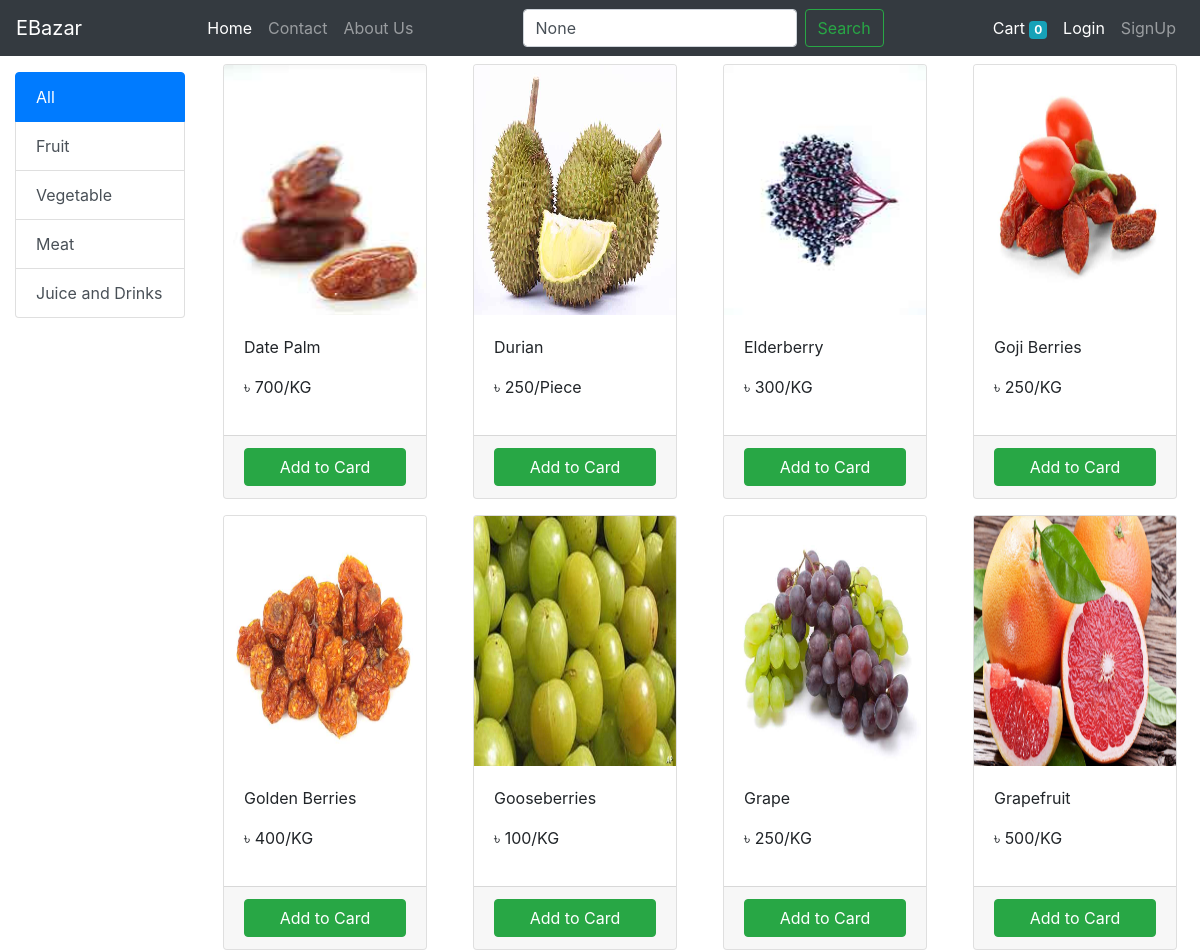
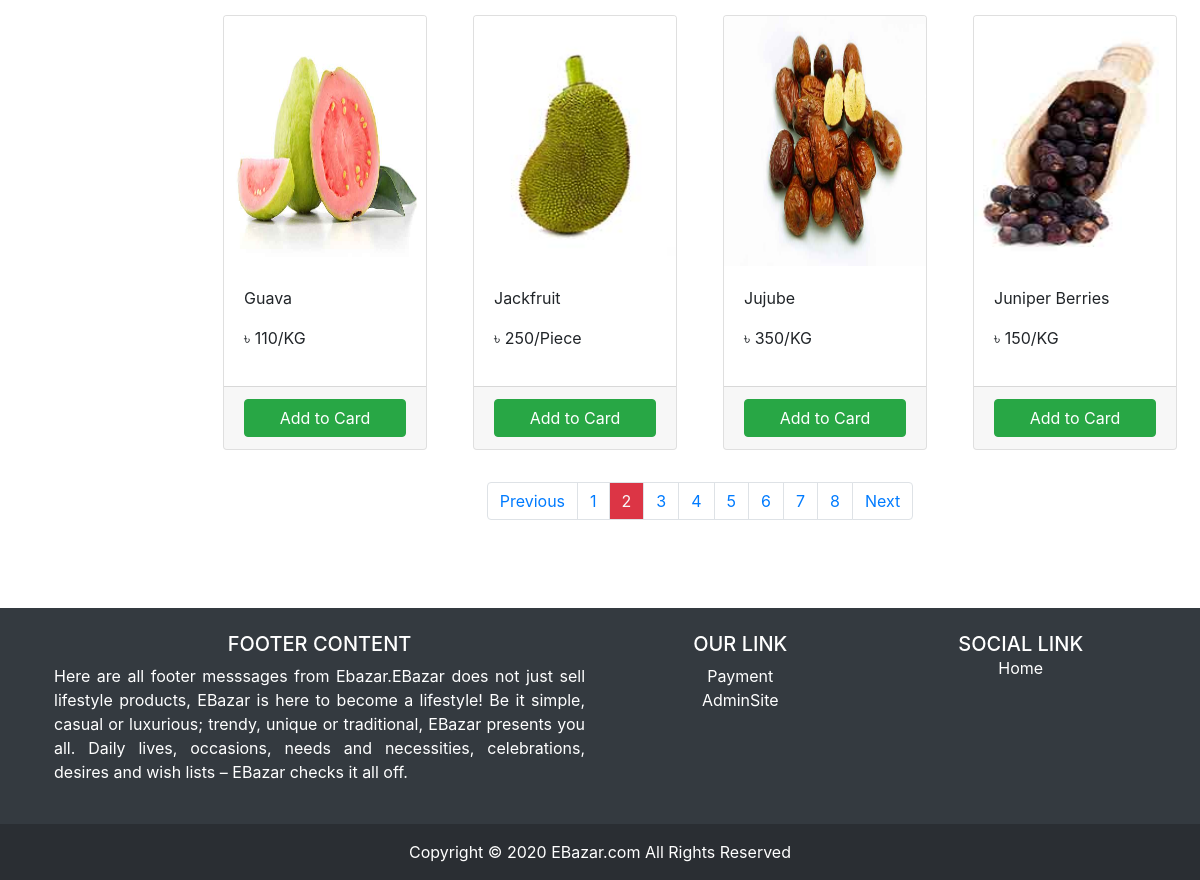
The page /ProductSearch/?productview=2 on the database as committed earlier (2 pictures, top to bottom).
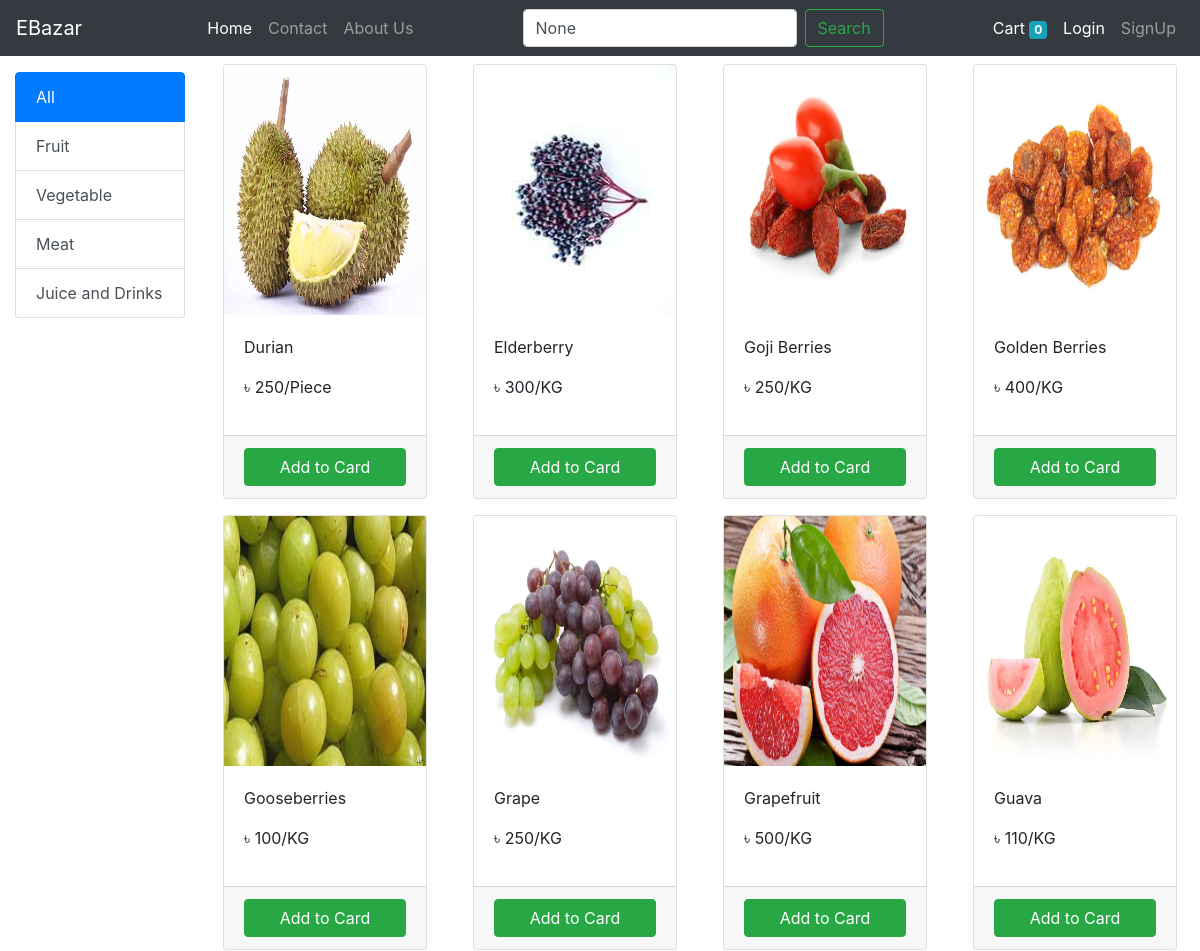
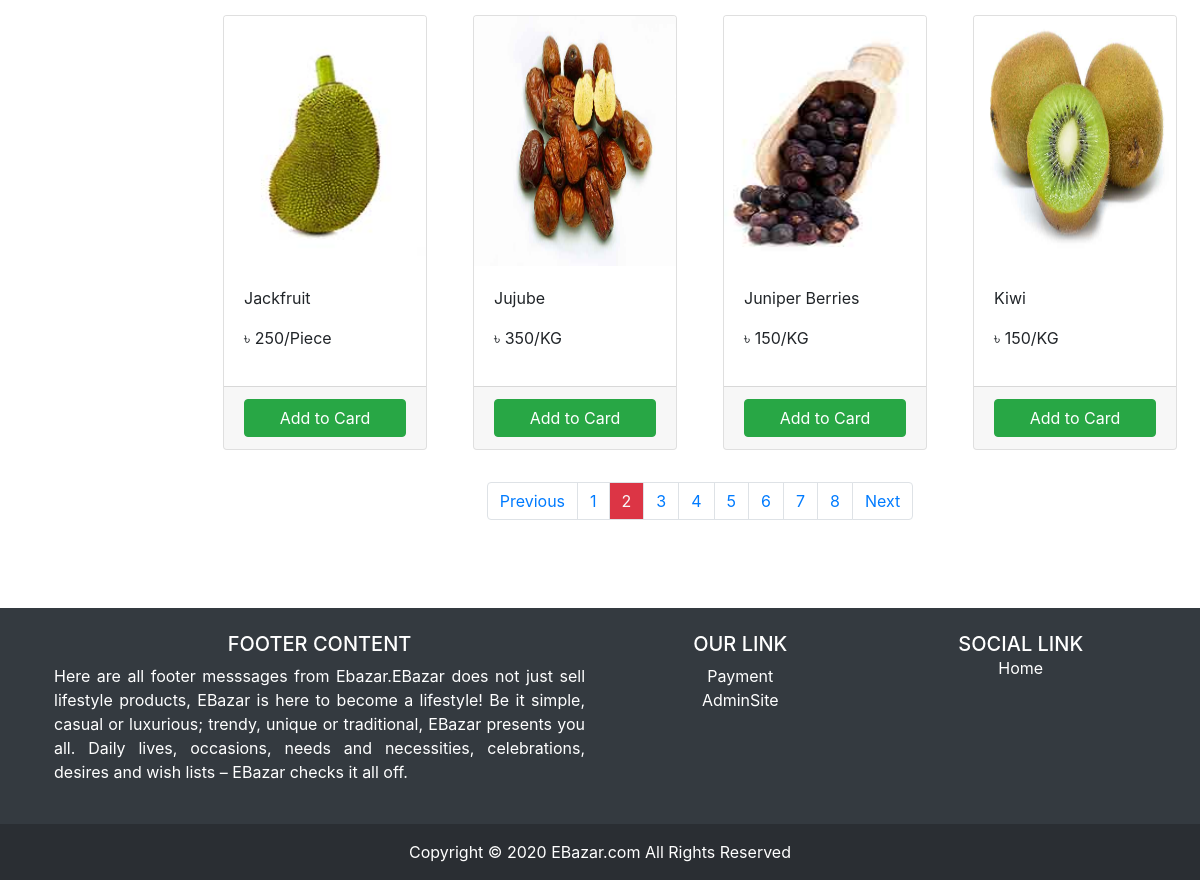
The same page on the database as committed later (2 pictures, top to bottom).
### store/models/category.py (models this page shows, shortened)
class Category(models.Model):
    name = models.CharField(max_length=25)
    @staticmethod
    def get_all_category():
        return Category.objects.all()

### store/models/product.py (models this page shows, shortened)
class Product(models.Model):
    name = models.CharField(max_length=50)
    price = models.IntegerField(default=0)
    unit = models.CharField(max_length = 15,blank=True)
    description = models.TextField(max_length=1000,null=True,blank=True)
    category = models.ForeignKey(Category,on_delete=models.CASCADE,default=1)
    image = models.ImageField(upload_to = 'products/')
    @staticmethod
    def get_all_products():
        return Product.objects.all()

### store/views.py (the view, shortened to what this page needs)
# urls.py: path('ProductSearch/',ProductSearch.as_view(),name='ProductSearch'),
class ProductSearch(View):
    def get(self,request):
        context = {}
        search = request.POST.get('search')
        mysearch = request.GET.get('search')
        context['mysearch'] = mysearch
        cart = request.session.get('cart')
        if not cart:
            request.session['cart'] = {}
        products = None
        categories = Category.get_all_category()
        context['categorys'] = categories
        categoryID = request.GET.get('category')
        message = None
        if mysearch:
            myproductsearch = Product.objects.filter(name__icontains=mysearch)
            if myproductsearch:
                products=myproductsearch
            else:
                message = 'Search not found'
        else:
            if categoryID:
                products = Product.get_all_products_by_categoryid(categoryID)
            else:
                products = Product.get_all_products()
        if message:
            context['message'] = message
        else:
            productview = request.GET.get('productview', 1)
            home_paginator = Paginator(products, 12)
            try:
                products_list = home_paginator.page(productview)
                context['products'] = products_list
            except PageNotAnInteger:
                products_list = home_paginator.page(1)
                context['products'] = products_list
            except EmptyPage:
                products_list = home_paginator.page(home_paginator.num_pages)
                context['products'] = products_list
        print('your are: ',request.session.get('customer'))
        return render(request,'ProductSearch.html',context)

### store/templatetags/cart.py (called while the page is built)
@register.filter(name='is_in_cart')
def is_in_cart(product,cart):
    keys = cart.keys()
    for id in keys:
        if int(id) == product.id:
            return True
    return False

@register.filter(name='currency')
def currency(number):
    return "৳ "+str(number)

### templates/ProductSearch.html (shortened to what the changed rows need)
{% extends 'base.html' %}
{% block content %}
{% load cart %}
<div class="container-fluid">
    <div class="row">
        <div class="col-lg-2 mt-3 mx-auto">
            <div class="list-group">
                <a href="/" class="list-group-item list-group-item-action active">All</a>
                {% for category in categorys %}
                <a href="/?category={{category.id}}"
                    class="list-group-item list-group-item-action">{{ category.name }}</a>
                {% endfor %}
            </div>
        </div>
        {% if message %}
        <div class="col-lg-10 mx-auto mt-4">
            <h3 class="text-center"> {{ message }} : {{mysearch}}</h3>
        </div>
        {% else %}
        <div class="col-lg-10 mx-auto">
            <div class="row">
                {% for product in products %}
                <div class="col-md-3" id = {{product.id}}>
                    <div class="card m-2">
                        <a href="{% url 'productdetailview' product.id %}">
                        <img src="{{ product.image.url }}" alt="" height="250px" width="250px" class="card-img-top">
                        </a>
                        <div class="card-body">
                            <p>{{product.name}}</p>
                            <p>{{product.price|currency}}/{{product.unit}}</p>
                        </div>
                        <div class="card-footer no-gutters">
                            {% if product|is_in_cart:request.session.cart %}
                            <div class="row">
                                <form action="{% url 'ProductSearch' %}" class="col-3 p-0 btn btn-block btn-success" method="post">
                                    {% csrf_token %}
                                    <input type="text" hidden name="productid" value="{{product.id}}" id="">
                                    <input type="text" hidden name="search" value="{{mysearch}}" id="">
                                    <input type="text" hidden name="remove" value="True" id="">
                                    <input type="submit" class='m-0 btn btn-success  btn-block ' value="-">
                                </form>
                                <div class="border text-center col">{{product|cart_quantity:request.session.cart}} {{product.unit}}</div>
                                <form action="{% url 'ProductSearch' %}" class="col-3 p-0 btn btn-block btn-success" method="post">
                                    {% csrf_token %}
                                    <input type="text" hidden name="productid" value="{{product.id}}" id="">
                                    <input type="text" hidden name="search" value="{{mysearch}}" id="">
                                    <input type="submit" class='btn btn-success  btn-block ' value="+">
                                </form>
                            </div>
                            {% else %}
                            <form action="{% url 'ProductSearch' %}" class="btn-block" method="post">
                                <input type="submit" class='btn btn-success  btn-block ' value="Add to Card">
                            </form>
                            {% endif %}
                        </div>
                    </div>
                </div>
                {% endfor %}
              <div class="container"><br>
                {% if products.has_other_pages %}
                <ul class="pagination justify-content-center ">
                  {% for i in products.paginator.page_range %}
                  {% if products.number == i %}
                  <li class="page-item"><a class="page-link active bg-danger text-light" href="javascript:void(0);">{{ i }}</a></li>
                  {% else %}
                  <li class="page-item"><a class="page-link" href="?productview={{ i }}">{{ i }}</a></li>
                  {% endif %}
                  {% endfor %}
                </ul>
                {% endif %}<br>
              </div>
            </div>
        </div>
        {% endif %}
    </div>
</div>
{% endblock %}

Rows that differ between the two databases and show on the page:
removed Product: image (picture), name "Date Palm", price "৳ 700", unit "KG"
now on this page (row unchanged): Product: image (picture), name "Kiwi", price "৳ 150", unit "KG"
